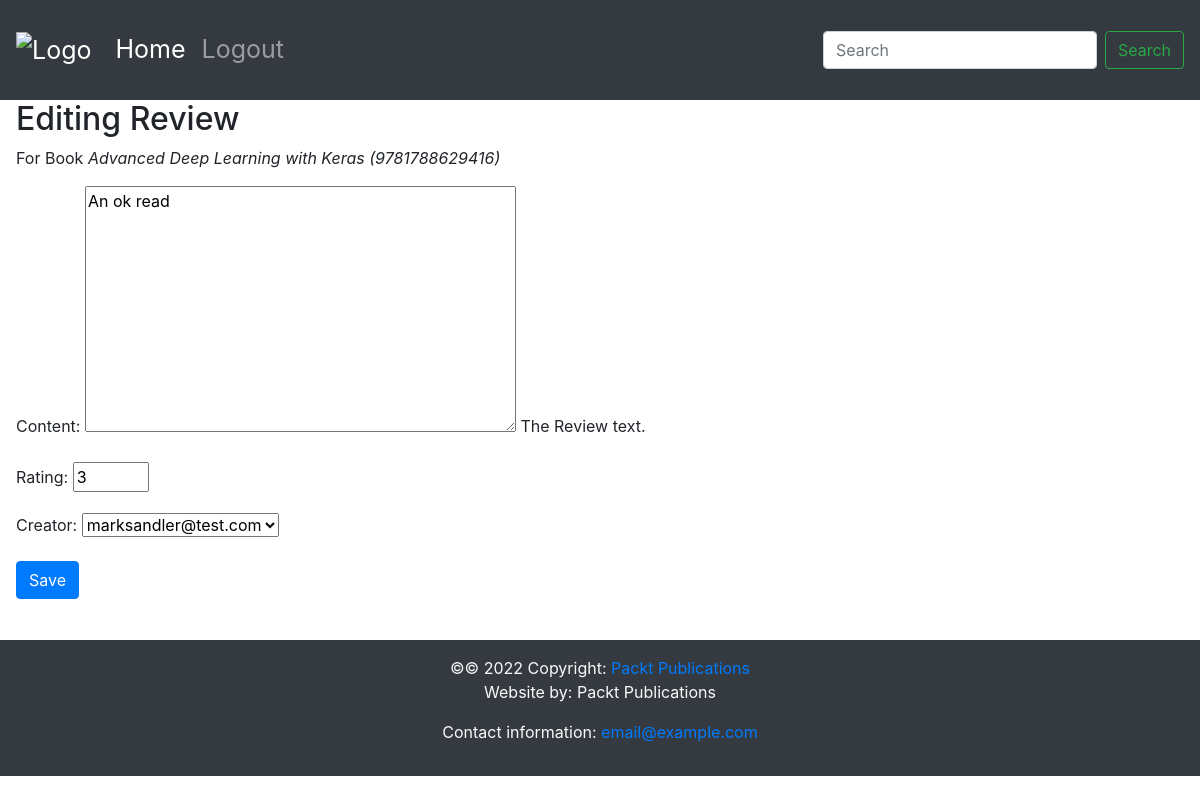
Page /books/1/reviews/2/ on the committed database.
### reviews/models.py (models this page shows)
class Book(models.Model):
  title = models.CharField(max_length=70, help_text="The title of the book")
  publication_date = models.DateField(verbose_name="Date the book was published.")
  isbn = models.CharField(max_length=20, verbose_name="ISBN number of the book.")
  publisher = models.ForeignKey(Publisher, on_delete=models.CASCADE)
  contributor = models.ManyToManyField(Contributor, through="BookContributor")
  def __str__(self):
    return "{} ({})".format(self.title, self.isbn)

class Review(models.Model):
  content = models.TextField(help_text="The Review text.")
  rating = models.IntegerField(help_text="The rating the reviewer has given.")
  date_created = models.DateTimeField(auto_now_add=True, help_text="The date and time the review was created.")
  date_edited = models.DateTimeField(null=True, help_text="The date and time the review was last edited.")
  creator = models.ForeignKey(auth.get_user_model(), on_delete=models.CASCADE)
  book = models.ForeignKey(Book, on_delete=models.CASCADE, help_text="The Book that this review is for.")

### reviews/views.py (the view)
# urls.py: path('books/<int:book_pk>/reviews/<int:review_pk>/', review_edit, name='review-edit'),
def review_edit(request, book_pk, review_pk=None):
  book = get_object_or_404(Book, pk=book_pk)
  if review_pk is not None:
    review = get_object_or_404(Review, book_id=book_pk, pk=review_pk)
  else:
    review = None
  if request.POST:
    form = ReviewForm(request.POST, instance=review)
    if form.is_valid():
      updated_review = form.save(False)
      updated_review.book = book
      if review is None:
        messages.success(request, f'Review for "{book}" created.')
      else:
        updated_review.date_edited = timezone.now()
        messages.success(request, f'Review for "{book}" updated.')
      updated_review.save()
      return redirect('book-detail', int=book_pk)
  else:
    if not review:
      title = "New Review"
    else:
      title = f"Edit Review for {book.title}"
    form = ReviewForm(instance=review)
  return render(request, "pages/instance-form.html",
                {"method": request.method, "title": title, "related_model_type": "Book", "related_instance": book,
                 "model_type": "Review" ,"instance": review, "form": form})

### reviews/forms.py
class ReviewForm(forms.ModelForm):
  rating = forms.IntegerField(max_value=5, min_value=0)
  class Meta:
    model = Review
    exclude = ('date_edited', 'book')

### templates/pages/instance-form.html (shortened to what this page needs)
{% extends '../layouts/base.html' %}
{% block body %}
<h2>
  {% if instance %}
  Editing {{ model_type }} <em>{{instance.name}}</em>
  {% else %}
  New {{ model_type }}
  {% endif %}
</h2>
{% if related_instance and related_model_type %}
<p>For {{ related_model_type }} <em>{{ related_instance }}</em></p>
{% endif %}
<form method="POST">
  {{ form.as_p }}
  <button type="submit" class="btn btn-primary">
    {% if instance %}Save{% else %}Create{% endif %}
  </button>
</form>
{% endblock %}

### rows in the picture
Book: title+isbn "Advanced Deep Learning with Keras (9781788629416)"
Review: content "An ok read", rating "3", creator "marksandler@test.com"

### other values in the picture
{{ model_type }} "Review"
{{ related_model_type }} "Book"
